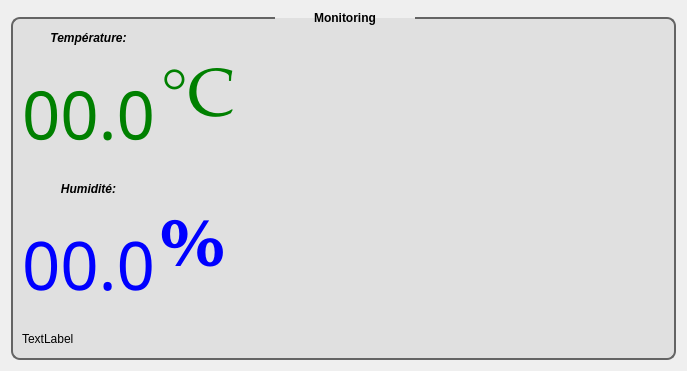
<?xml version="1.0" encoding="UTF-8"?>
<ui version="4.0">
 <class>DataView</class>
 <widget class="QDialog" name="DataView">
  <property name="geometry">
   <rect>
    <x>0</x>
    <y>0</y>
    <width>687</width>
    <height>371</height>
   </rect>
  </property>
  <property name="windowTitle">
   <string>Dialog</string>
  </property>
  <layout class="QVBoxLayout" name="verticalLayout">
   <item>
    <widget class="QGroupBox" name="groupBox">
     <property name="styleSheet">
      <string notr="true">QGroupBox {
    font: bold;
   border: 2px solid rgb(100, 100, 100);
    border-radius: 9px;
   margin-top: 6px;
background-color: #E0E0E0
}

QGroupBox::title {
    subcontrol-origin: margin;
    subcontrol-position: top center;
     margin-left: auto;
     margin-right: auto;
}

</string>
     </property>
     <property name="title">
      <string>Monitoring</string>
     </property>
     <layout class="QVBoxLayout" name="verticalLayout_5">
      <item>
       <layout class="QVBoxLayout" name="verticalLayout_4">
        <item>
         <layout class="QHBoxLayout" name="horizontalLayout_2">
          <item>
           <layout class="QHBoxLayout" name="horizontalLayout">
            <item>
             <layout class="QVBoxLayout" name="verticalLayout_2">
              <item>
               <widget class="QLabel" name="label_tmpN">
                <property name="maximumSize">
                 <size>
                  <width>16777215</width>
                  <height>20</height>
                 </size>
                </property>
                <property name="font">
                 <font>
                  <weight>75</weight>
                  <italic>true</italic>
                  <bold>true</bold>
                 </font>
                </property>
                <property name="text">
                 <string>Température:</string>
                </property>
                <property name="alignment">
                 <set>Qt::AlignCenter</set>
                </property>
               </widget>
              </item>
              <item>
               <widget class="QLabel" name="label_tmp">
                <property name="font">
                 <font>
                  <family>Quicksand Medium</family>
                  <pointsize>50</pointsize>
                 </font>
                </property>
                <property name="styleSheet">
                 <string notr="true">QLabel {  color : green; }</string>
                </property>
                <property name="text">
                 <string>00.0</string>
                </property>
               </widget>
              </item>
              <item>
               <widget class="QLabel" name="label_humN">
                <property name="maximumSize">
                 <size>
                  <width>16777215</width>
                  <height>20</height>
                 </size>
                </property>
                <property name="font">
                 <font>
                  <weight>75</weight>
                  <italic>true</italic>
                  <bold>true</bold>
                 </font>
                </property>
                <property name="text">
                 <string>Humidité:</string>
                </property>
                <property name="alignment">
                 <set>Qt::AlignCenter</set>
                </property>
               </widget>
              </item>
              <item>
               <widget class="QLabel" name="label_hum">
                <property name="font">
                 <font>
                  <family>Quicksand Medium</family>
                  <pointsize>50</pointsize>
                 </font>
                </property>
                <property name="styleSheet">
                 <string notr="true">QLabel {color : blue; }</string>
                </property>
                <property name="text">
                 <string>00.0</string>
                </property>
               </widget>
              </item>
             </layout>
            </item>
            <item>
             <layout class="QVBoxLayout" name="verticalLayout_3">
              <item>
               <widget class="QLabel" name="label_tmp_s">
                <property name="font">
                 <font>
                  <family>URW Palladio L</family>
                  <pointsize>50</pointsize>
                 </font>
                </property>
                <property name="styleSheet">
                 <string notr="true">QLabel {color : green; }</string>
                </property>
                <property name="text">
                 <string>°C</string>
                </property>
               </widget>
              </item>
              <item>
               <widget class="QLabel" name="label_hum_s">
                <property name="font">
                 <font>
                  <family>URW Bookman L</family>
                  <pointsize>50</pointsize>
                 </font>
                </property>
                <property name="styleSheet">
                 <string notr="true">QLabel {  color : blue; }</string>
                </property>
                <property name="text">
                 <string>%</string>
                </property>
               </widget>
              </item>
             </layout>
            </item>
           </layout>
          </item>
          <item>
           <widget class="QCustomPlot" name="customPlot" native="true">
            <property name="minimumSize">
             <size>
              <width>400</width>
              <height>0</height>
             </size>
            </property>
            <property name="maximumSize">
             <size>
              <width>16777215</width>
              <height>16777215</height>
             </size>
            </property>
            <property name="styleSheet">
             <string notr="true"/>
            </property>
           </widget>
          </item>
         </layout>
        </item>
        <item>
         <widget class="QLabel" name="label">
          <property name="maximumSize">
           <size>
            <width>16777215</width>
            <height>20</height>
           </size>
          </property>
          <property name="text">
           <string>TextLabel</string>
          </property>
         </widget>
        </item>
       </layout>
      </item>
     </layout>
    </widget>
   </item>
  </layout>
 </widget>
 <customwidgets>
  <customwidget>
   <class>QCustomPlot</class>
   <extends>QWidget</extends>
   <header>qcustomplot.h</header>
   <container>1</container>
  </customwidget>
 </customwidgets>
 <resources/>
 <connections/>
</ui>
